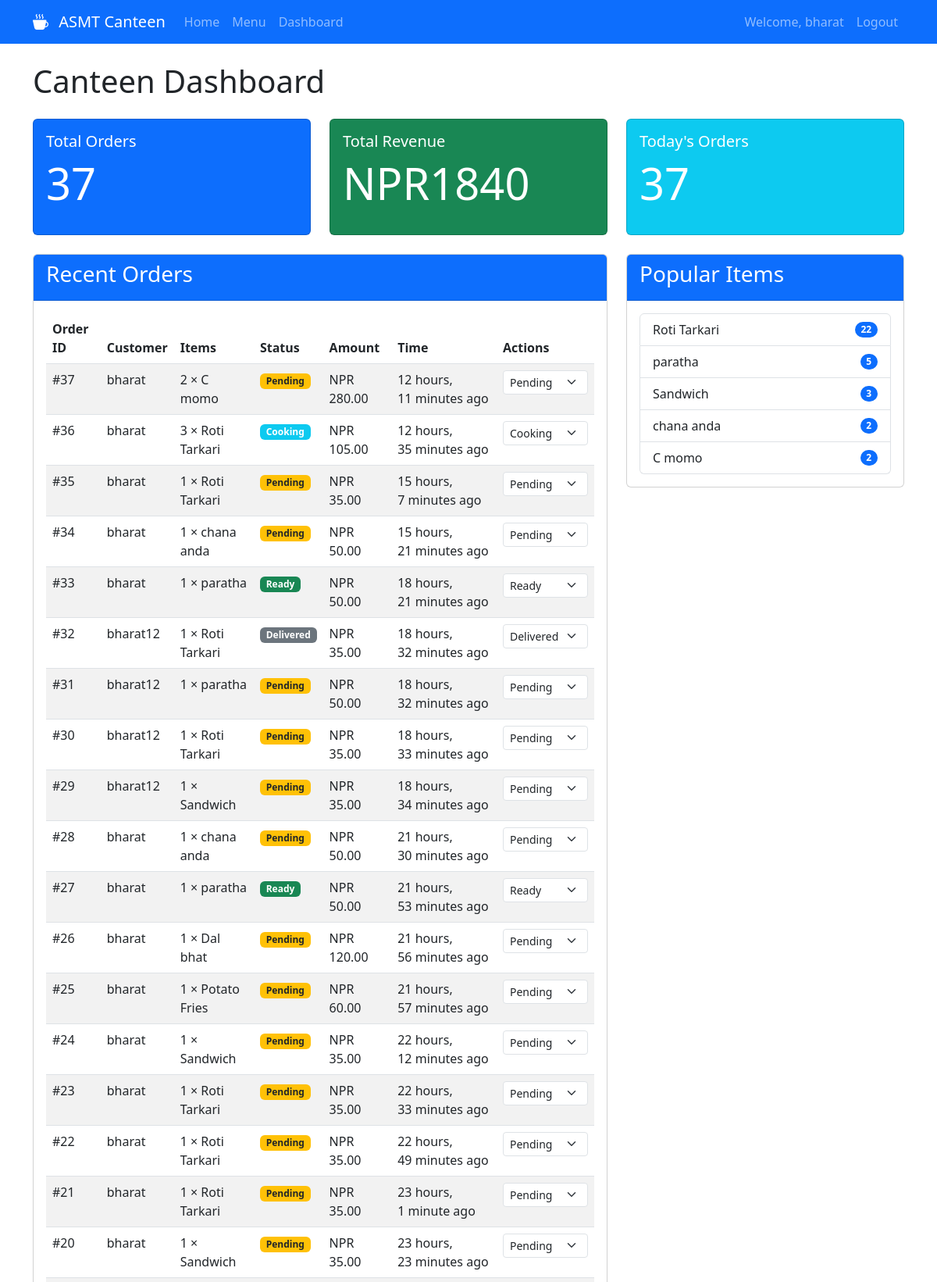
The page /dashboard/ (signed in, upper part) on the database its author committed.
### canteen/models.py (models this page shows, shortened)
class Order(models.Model):
    STATUS_CHOICES = [
        ('P', 'Pending'),
        ('C', 'Cooking'),
        ('R', 'Ready'),
        ('D', 'Delivered'),
    ]
    user = models.ForeignKey(User, on_delete=models.CASCADE)
    status = models.CharField(max_length=1, choices=STATUS_CHOICES, default='P')
    created_at = models.DateTimeField(auto_now_add=True)
    total_price = models.DecimalField(max_digits=8, decimal_places=2, default=0)
    special_instructions = models.TextField(blank=True)

class OrderItem(models.Model):
    order = models.ForeignKey(Order, on_delete=models.CASCADE, related_name='order_items')
    food_item = models.ForeignKey(FoodItem, on_delete=models.CASCADE)
    quantity = models.PositiveIntegerField(default=1)
    price = models.DecimalField(max_digits=6, decimal_places=2)  # Price per item

class FoodItem(models.Model):
    name = models.CharField(max_length=200)
    category = models.ForeignKey(FoodCategory, on_delete=models.CASCADE)
    price = models.DecimalField(max_digits=6, decimal_places=2)
    description = models.TextField(blank=True)
    available = models.BooleanField(default=True)
    image = models.ImageField(upload_to='food_images/', blank=True)

### canteen/views.py (the view)
# urls.py: path('dashboard/', views.dashboard, name='dashboard'),
@staff_member_required
def dashboard(request):
    orders = Order.objects.all().order_by('-created_at')
    total_orders = orders.count()
    total_revenue = orders.aggregate(Sum('total_price'))['total_price__sum'] or 0
    popular_items = FoodItem.objects.annotate(
        total_ordered=Sum('orderitem__quantity')
    ).order_by('-total_ordered')[:5]
    context = {
        'orders': orders,
        'total_orders': total_orders,
        'total_revenue': total_revenue,
        'popular_items': popular_items
    }
    return render(request, 'dashboard.html', context)

### canteen/templates/dashboard.html (shortened to what this page needs)
{% extends 'base.html' %}
{% block content %}
<h1 class="mb-4">Canteen Dashboard</h1>
<div class="row mb-4">
    <div class="col-md-4">
        <div class="card text-white bg-primary">
            <div class="card-body">
                <h5 class="card-title">Total Orders</h5>
                <p class="display-4">{{ total_orders }}</p>
            </div>
        </div>
    </div>
    <div class="col-md-4">
        <div class="card text-white bg-success">
            <div class="card-body">
                <h5 class="card-title">Total Revenue</h5>
                <p class="display-4">NPR{{ total_revenue }}</p>
            </div>
        </div>
    </div>
    <div class="col-md-4">
        <div class="card text-white bg-info">
            <div class="card-body">
                <h5 class="card-title">Today's Orders</h5>
                <p class="display-4">{{ orders|length }}</p>
            </div>
        </div>
    </div>
</div>
<div class="row">
    <div class="col-md-8">
        <div class="card mb-4">
            <div class="card-header bg-primary text-white">
                <h3>Recent Orders</h3>
            </div>
            <div class="card-body">
                <div class="table-responsive">
                   <table class="table table-striped">
    <thead>
        <tr>
            <th>Order ID</th>
            <th>Customer</th>
            <th>Items</th>
            <th>Status</th>
            <th>Amount</th>
            <th>Time</th>
            <th>Actions</th>
        </tr>
    </thead>
    <tbody>
        {% for order in orders %}
        <tr>
            <td>#{{ order.id }}</td>
            <td>{{ order.user.username }}</td>
            <td>
                {% for item in order.order_items.all %}
                    {{ item.quantity }} × {{ item.food_item.name }}<br>
                {% endfor %}
            </td>
            <td>
                <span class="badge
                    {% if order.status == 'P' %}bg-warning text-dark
                    {% elif order.status == 'C' %}bg-info
                    {% elif order.status == 'R' %}bg-success
                    {% else %}bg-secondary{% endif %}">
                    {{ order.get_status_display }}
                </span>
            </td>
            <td>NPR {{ order.total_price }}</td>
            <td>{{ order.created_at|timesince }} ago</td>
            <td>
                <form method="post" action="{% url 'update_status' order.id %}" class="d-inline">
                    <select name="status" class="form-select form-select-sm" onchange="this.form.submit()">
                        {% for status in order.STATUS_CHOICES %}
                        <option value="{{ status.0 }}" {% if order.status == status.0 %}selected{% endif %}>
                            {{ status.1 }}
                        </option>
                        {% endfor %}
                    </select>
                </form>
            </td>
        </tr>
        {% endfor %}
    </tbody>
</table>
                </div>
            </div>
        </div>
    </div>
    <div class="col-md-4">
        <div class="card">
            <div class="card-header bg-primary text-white">
                <h3>Popular Items</h3>
            </div>
            <div class="card-body">
                <ul class="list-group">
                    {% for item in popular_items %}
                    <li class="list-group-item d-flex justify-content-between align-items-center">
                        {{ item.name }}
                        <span class="badge bg-primary rounded-pill">{{ item.total_ordered }}</span>
                    </li>
                    {% endfor %}
                </ul>
            </div>
        </div>
    </div>
</div>
{% endblock %}

### canteen/templates/base.html (shortened to what this page needs)
{% load static %}
<!DOCTYPE html>
<html lang="en">
<head>
    <link href="https://cdn.jsdelivr.net/npm/bootstrap@5.3.0/dist/css/bootstrap.min.css" rel="stylesheet">
    <link rel="stylesheet" href="https://cdn.jsdelivr.net/npm/bootstrap-icons@1.10.0/font/bootstrap-icons.css">
    <link rel="stylesheet" href="/static/css/style.css">
</head>
<body>
    <nav class="navbar navbar-expand-lg navbar-dark bg-primary">
        <div class="container">
            <a class="navbar-brand" href="{% url 'home' %}">
                <i class="bi bi-cup-hot-fill"></i> ASMT Canteen
            </a>
            <div class="collapse navbar-collapse" id="navbarNav">
                <ul class="navbar-nav me-auto">
                    <li class="nav-item">
                        <a class="nav-link" href="{% url 'home' %}">Home</a>
                    </li>
                    <li class="nav-item">
                        <a class="nav-link" href="{% url 'menu' %}">Menu</a>
                    </li>
                    {% if user.is_staff %}
                    <li class="nav-item">
                        <a class="nav-link" href="{% url 'dashboard' %}">Dashboard</a>
                    </li>
                    {% endif %}
                </ul>
                <ul class="navbar-nav">
                    {% if user.is_authenticated %}
                    <li class="nav-item">
                        <span class="nav-link">Welcome, {{ user.username }}</span>
                    </li>
                    <li class="nav-item">
                        <a class="nav-link" href="{% url 'logout' %}">Logout</a>
                    </li>
                    {% endif %}
                </ul>
            </div>
        </div>
    </nav>
    <div class="container mt-4">
        {% block content %}{% endblock %}
    </div>
</body>
</html>

### canteen/static/css/style.css (style rules this page uses)
body { display: flex; flex-direction: column; min-height: 100vh; }
.card { transition: transform 0.2s; }
.navbar-brand i { margin-right: 8px; }
.table-responsive { overflow-x: auto; }
.form-select-sm { width: auto; display: inline-block; }

### rows shown on the page
Order: id "37", user.username "bharat", status "Pending", total_price "280.00", created_at "12 hours, 11 minutes"
OrderItem: quantity "2", food_item.name "C momo"
Order: id "36", user.username "bharat", status "Cooking", total_price "105.00", created_at "12 hours, 35 minutes"
OrderItem: quantity "3", food_item.name "Roti Tarkari"
Order: id "35", user.username "bharat", status "Pending", total_price "35.00", created_at "15 hours, 7 minutes"
OrderItem: quantity "1", food_item.name "Roti Tarkari"
Order: id "34", user.username "bharat", status "Pending", total_price "50.00", created_at "15 hours, 21 minutes"
OrderItem: quantity "1", food_item.name "chana anda"
Order: id "33", user.username "bharat", status "Ready", total_price "50.00", created_at "18 hours, 21 minutes"
OrderItem: quantity "1", food_item.name "paratha"
Order: id "32", user.username "bharat12", status "Delivered", total_price "35.00", created_at "18 hours, 32 minutes"
OrderItem: quantity "1", food_item.name "Roti Tarkari"
Order: id "31", user.username "bharat12", status "Pending", total_price "50.00", created_at "18 hours, 32 minutes"
OrderItem: quantity "1", food_item.name "paratha"
Order: id "30", user.username "bharat12", status "Pending", total_price "35.00", created_at "18 hours, 33 minutes"
OrderItem: quantity "1", food_item.name "Roti Tarkari"
Order: id "29", user.username "bharat12", status "Pending", total_price "35.00", created_at "18 hours, 34 minutes"
OrderItem: quantity "1", food_item.name "Sandwich"
Order: id "28", user.username "bharat", status "Pending", total_price "50.00", created_at "21 hours, 30 minutes"
OrderItem: quantity "1", food_item.name "chana anda"
Order: id "27", user.username "bharat", status "Ready", total_price "50.00", created_at "21 hours, 53 minutes"
OrderItem: quantity "1", food_item.name "paratha"
Order: id "26", user.username "bharat", status "Pending", total_price "120.00", created_at "21 hours, 56 minutes"
OrderItem: quantity "1", food_item.name "Dal bhat"
Order: id "25", user.username "bharat", status "Pending", total_price "60.00", created_at "21 hours, 57 minutes"
OrderItem: quantity "1", food_item.name "Potato Fries"
Order: id "24", user.username "bharat", status "Pending", total_price "35.00", created_at "22 hours, 12 minutes"
OrderItem: quantity "1", food_item.name "Sandwich"
Order: id "23", user.username "bharat", status "Pending", total_price "35.00", created_at "22 hours, 33 minutes"
OrderItem: quantity "1", food_item.name "Roti Tarkari"
Order: id "22", user.username "bharat", status "Pending", total_price "35.00", created_at "22 hours, 49 minutes"
OrderItem: quantity "1", food_item.name "Roti Tarkari"
Order: id "21", user.username "bharat", status "Pending", total_price "35.00", created_at "23 hours, 1 minute"
OrderItem: quantity "1", food_item.name "Roti Tarkari"
Order: id "20", user.username "bharat", status "Pending", total_price "35.00", created_at "23 hours, 23 minutes"
OrderItem: quantity "1", food_item.name "Sandwich"
FoodItem: name "Roti Tarkari", total_ordered "22"
FoodItem: name "paratha", total_ordered "5"
FoodItem: name "Sandwich", total_ordered "3"
FoodItem: name "chana anda", total_ordered "2"
FoodItem: name "C momo", total_ordered "2"

### other values the page prints
{{ user.username }} "bharat"
{{ total_orders }} "37"
{{ total_revenue }} "1840"
{{ orders|length }} "37"
